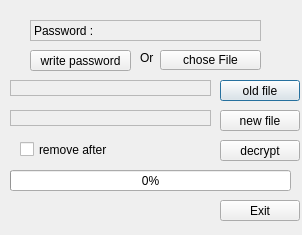
<?xml version="1.0" encoding="UTF-8"?>
<ui version="4.0">
 <class>DecryptSymmetric</class>
 <widget class="QDialog" name="DecryptSymmetric">
  <property name="geometry">
   <rect>
    <x>0</x>
    <y>0</y>
    <width>302</width>
    <height>235</height>
   </rect>
  </property>
  <property name="windowTitle">
   <string>Decrypt symetric</string>
  </property>
  <widget class="QPushButton" name="old_file">
   <property name="geometry">
    <rect>
     <x>220</x>
     <y>80</y>
     <width>80</width>
     <height>21</height>
    </rect>
   </property>
   <property name="text">
    <string>old file</string>
   </property>
  </widget>
  <widget class="QPushButton" name="set_key">
   <property name="geometry">
    <rect>
     <x>160</x>
     <y>50</y>
     <width>101</width>
     <height>20</height>
    </rect>
   </property>
   <property name="text">
    <string>chose File</string>
   </property>
  </widget>
  <widget class="QPushButton" name="convert">
   <property name="geometry">
    <rect>
     <x>220</x>
     <y>140</y>
     <width>80</width>
     <height>21</height>
    </rect>
   </property>
   <property name="text">
    <string>decrypt</string>
   </property>
  </widget>
  <widget class="QPushButton" name="new_file">
   <property name="geometry">
    <rect>
     <x>220</x>
     <y>110</y>
     <width>80</width>
     <height>21</height>
    </rect>
   </property>
   <property name="text">
    <string>new file</string>
   </property>
  </widget>
  <widget class="QLabel" name="old_file_label">
   <property name="geometry">
    <rect>
     <x>10</x>
     <y>80</y>
     <width>201</width>
     <height>16</height>
    </rect>
   </property>
   <property name="frameShape">
    <enum>QFrame::StyledPanel</enum>
   </property>
   <property name="text">
    <string/>
   </property>
   <property name="alignment">
    <set>Qt::AlignRight|Qt::AlignTrailing|Qt::AlignVCenter</set>
   </property>
  </widget>
  <widget class="QLabel" name="new_file_label">
   <property name="geometry">
    <rect>
     <x>10</x>
     <y>110</y>
     <width>201</width>
     <height>16</height>
    </rect>
   </property>
   <property name="frameShape">
    <enum>QFrame::StyledPanel</enum>
   </property>
   <property name="frameShadow">
    <enum>QFrame::Plain</enum>
   </property>
   <property name="text">
    <string/>
   </property>
   <property name="alignment">
    <set>Qt::AlignRight|Qt::AlignTrailing|Qt::AlignVCenter</set>
   </property>
  </widget>
  <widget class="QPushButton" name="WriteKey">
   <property name="geometry">
    <rect>
     <x>30</x>
     <y>50</y>
     <width>101</width>
     <height>21</height>
    </rect>
   </property>
   <property name="text">
    <string>write password</string>
   </property>
  </widget>
  <widget class="QProgressBar" name="progressCrypt">
   <property name="geometry">
    <rect>
     <x>10</x>
     <y>170</y>
     <width>281</width>
     <height>21</height>
    </rect>
   </property>
   <property name="value">
    <number>0</number>
   </property>
   <property name="invertedAppearance">
    <bool>false</bool>
   </property>
  </widget>
  <widget class="QPushButton" name="exit">
   <property name="geometry">
    <rect>
     <x>220</x>
     <y>200</y>
     <width>80</width>
     <height>21</height>
    </rect>
   </property>
   <property name="text">
    <string>Exit</string>
   </property>
  </widget>
  <widget class="QLabel" name="key_lbl">
   <property name="geometry">
    <rect>
     <x>30</x>
     <y>20</y>
     <width>231</width>
     <height>21</height>
    </rect>
   </property>
   <property name="frameShape">
    <enum>QFrame::StyledPanel</enum>
   </property>
   <property name="frameShadow">
    <enum>QFrame::Plain</enum>
   </property>
   <property name="text">
    <string>Password :</string>
   </property>
  </widget>
  <widget class="QLabel" name="Or_lbl">
   <property name="geometry">
    <rect>
     <x>140</x>
     <y>50</y>
     <width>21</width>
     <height>16</height>
    </rect>
   </property>
   <property name="text">
    <string>Or</string>
   </property>
  </widget>
  <widget class="QCheckBox" name="remove_after_chkbx">
   <property name="geometry">
    <rect>
     <x>20</x>
     <y>140</y>
     <width>101</width>
     <height>19</height>
    </rect>
   </property>
   <property name="text">
    <string>remove after</string>
   </property>
  </widget>
 </widget>
 <resources/>
 <connections/>
</ui>
